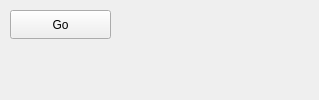
<?xml version="1.0" encoding="UTF-8"?>
<ui version="4.0">
 <class>pySpinGA</class>
 <widget class="QWidget" name="pySpinGA">
  <property name="geometry">
   <rect>
    <x>0</x>
    <y>0</y>
    <width>319</width>
    <height>100</height>
   </rect>
  </property>
  <property name="windowTitle">
   <string>GA on SpiNNaker</string>
  </property>
  <widget class="QPushButton" name="pbGo">
   <property name="geometry">
    <rect>
     <x>10</x>
     <y>10</y>
     <width>101</width>
     <height>29</height>
    </rect>
   </property>
   <property name="text">
    <string>Go</string>
   </property>
  </widget>
 </widget>
 <resources/>
 <connections/>
</ui>
